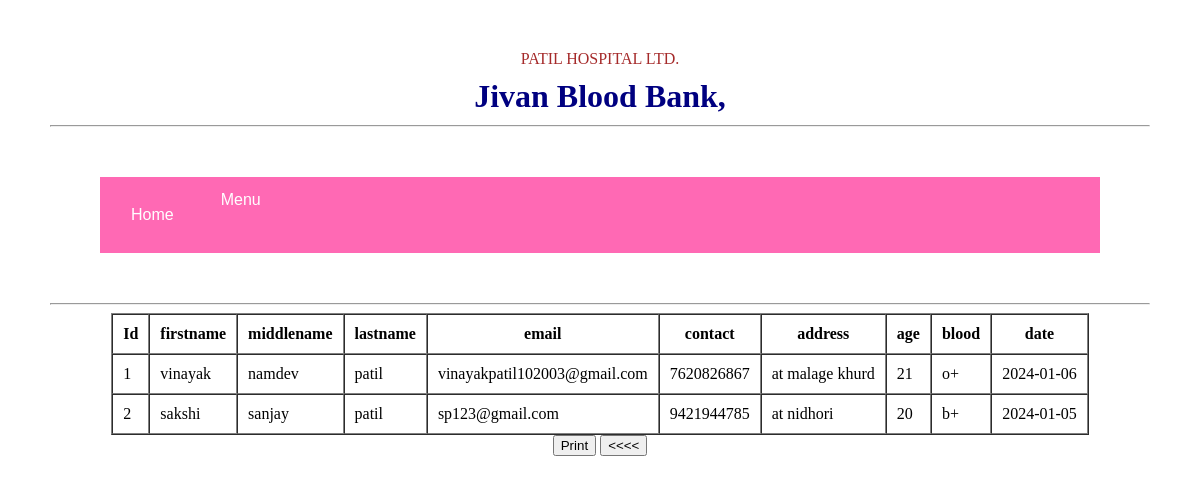
The page /donar.php on the database its author committed.
### tables this page shows
CREATE TABLE `donar` (
  `id` int(11) NOT NULL,
  `firstname` varchar(244) NOT NULL,
  `middlename` varchar(244) NOT NULL,
  `lastname` varchar(244) NOT NULL,
  `email` varchar(244) NOT NULL,
  `contact` bigint(11) NOT NULL,
  `address` varchar(244) NOT NULL,
  `age` int(11) NOT NULL,
  `blood` varchar(244) NOT NULL,
  `date` date NOT NULL
);

### donar.php (the view, shortened to what this page needs)
<html>
<head>
  <link rel="stylesheet" type="text/css" href="nav.css">
</head>
<body>
  <header>
<P class="smm" align="center" style="color: brown;">PATIL HOSPITAL LTD.</P>
<h1 class="smm" align="center" style="color: navy;">Jivan Blood Bank,</h1>
</header><hr>
<div class="navbar">
 <a href="home.php">Home</a>
  <div class="dropdown">
    <button class="dropbtn">Menu
    </button>
  </div>
</div>
<hr>
</body>
</html>
<?php
include('database.php');
$sql = "SELECT firstname,middlename, lastname, email, contact,address, age, blood, date FROM donar ";
$result = mysqli_query($con, $sql);
?>
<center>
<table border ="1" cellspacing="0" cellpadding="10">
  <tr>
    <th>Id</th>
    <th>firstname</th>
    <th>middlename</th>
    <th>lastname</th>
    <th>email</th>
    <th>contact</th>
    <th>address</th>
    <th>age</th>
    <th>blood</th>
    <th>date</th>
  </tr>
  </center>
<?php
if (mysqli_num_rows($result) > 0) {
  $sn=1;
  while($data = mysqli_fetch_assoc($result)) {
 ?>
 <tr>
   <td><?php echo $sn; ?> </td>
   <td><?php echo $data['firstname']; ?> </td>
   <td><?php echo $data['middlename']; ?> </td>
 <td><?php echo $data['lastname']; ?> </td>
   <td><?php echo $data['email']; ?> </td>
   <td><?php echo $data['contact']; ?> </td>
   <td><?php echo $data['address']; ?> </td>
   <td><?php echo $data['age']; ?> </td>
   <td><?php echo $data['blood']; ?> </td>
   <td><?php echo $data['date']; ?> </td>
 <tr>
 <?php
  $sn++;}} else { ?>
    <tr>
     <td colspan="9">No data found</td>
    </tr>
 <?php } ?>
 <button onclick="window.print()"> Print</button>
 <button onclick="history.back()"> <<<<</button>

### nav.css (style rules this page uses)
body { background-color: white; margin: 50px; }
.navbar { overflow: hidden; background-color: hotpink; font-family: Arial; margin: 50px; }
.navbar a { float: left; font-size: 16px; color: white; text-align: center; padding: 14px 16px; text-decoration: none; }
a { margin: 15px; text-align: center; }
.dropdown { float: left; overflow: hidden; }
.dropdown .dropbtn { font-size: 16px; border: none; outline: none; color: white; padding: 14px 16px; background-color: inherit; font-family: inherit; margin: 0; }
p { margin: 15px; }
header h1,p { margin: 10px; }
h1,p { margin: 5px; }

### rows shown on the page
donar: firstname "vinayak", middlename "namdev", lastname "patil", email "vinayakpatil102003@gmail.com", contact "7620826867", address "at malage khurd", age "21", blood "o+", date "2024-01-06"
donar: firstname "sakshi", middlename "sanjay", lastname "patil", email "sp123@gmail.com", contact "9421944785", address "at nidhori", age "20", blood "b+", date "2024-01-05"
